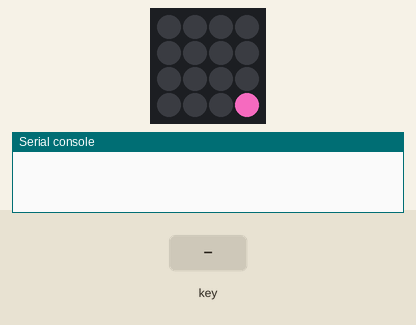
A program run on a simulated CircuitPython board. Shown: 4×4 RGB LED matrix, the last lines printed to the serial console. Inputs (shaded band) come from the test bench. Dim RGB values are drawn brighter than linear; MIDI messages are not drawn; random numbers come from a fixed seed.

Above: at 1.53 s.
2.9 s: key number 0 pressed for 0.2 s
At 3.0 s:
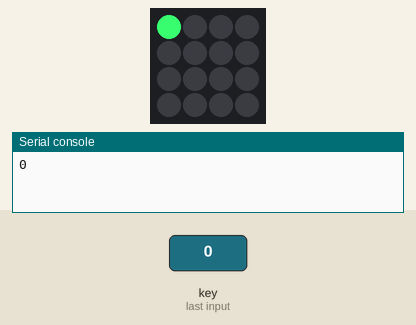
4.6 s: key number 2 pressed for 0.2 s
At 4.71 s:
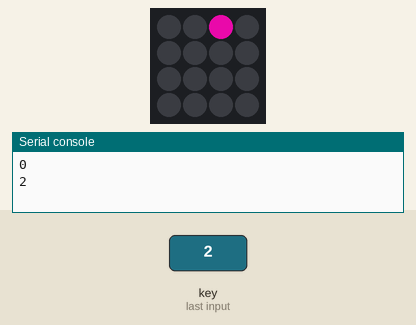
6.3 s: key number 4 pressed for 0.2 s
At 6.41 s:
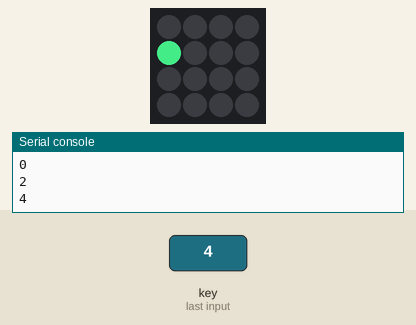
8.0 s: key number 6 pressed for 0.2 s
At 8.1 s:
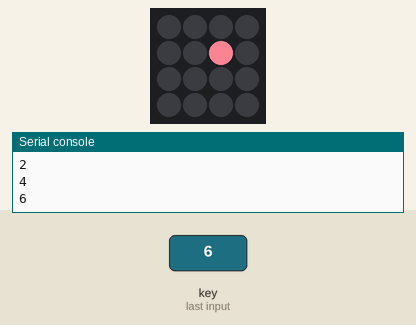
Timing chart, 0 to 10.7 s (numbered marks = the images above; inputs shaded):
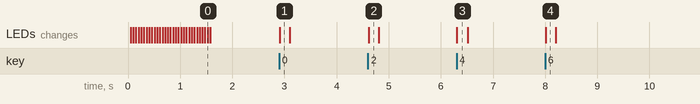

Measured:
- after the input at 2.9 s, the LEDs: change at once (image 1)
- after the input at 4.6 s, the LEDs: change at once (image 2)
- after the input at 6.3 s, the LEDs: change at once (image 3)
- after the input at 8.0 s, the LEDs: change at once (image 4)

The program:

code.py
```python
import time
import random
import usb_midi
import adafruit_midi
from adafruit_midi.control_change import ControlChange
from adafruit_midi.note_off import NoteOff
from adafruit_midi.note_on import NoteOn
from adafruit_midi.pitch_bend import PitchBend
from board import GP1, GP0
import busio
from adafruit_neotrellis.neotrellis import NeoTrellis

# create the i2c object for the trellis
i2c_bus = busio.I2C(GP1, GP0)

# create the trellis
trellis = NeoTrellis(i2c_bus)

# create midi usb interface
midi = adafruit_midi.MIDI(midi_out=usb_midi.ports[1], out_channel=0)

# mappings for button --> note on trellis
notes = [60, 61, 62, 63, 56, 57, 58, 59, 52, 53, 54, 55, 48, 49, 50, 51]

OFF = (0,0,0)

# this will be called when button events are received
def blink(event):
    # turn the LED on when a rising edge is detected
    if event.edge == NeoTrellis.EDGE_RISING:
        print(event.number)
        # send a MIDI note on command
        midi.send(NoteOn(notes[event.number], 120))
        trellis.pixels[event.number] = (random.randrange(0,255),random.randrange(0,255),random.randrange(0,255))
    # turn the LED off when a rising edge is detected
    elif event.edge == NeoTrellis.EDGE_FALLING:
        trellis.pixels[event.number] = OFF
        # send a MIDI note off command
        midi.send(NoteOff(notes[event.number], 120))


for i in range(16):
    # activate rising edge events on all keys
    trellis.activate_key(i, NeoTrellis.EDGE_RISING)
    # activate falling edge events on all keys
    trellis.activate_key(i, NeoTrellis.EDGE_FALLING)
    # set all keys to trigger the blink callback
    trellis.callbacks[i] = blink

    # cycle the LEDs on startup
    trellis.pixels[i] = (random.randrange(0, 255),random.randrange(0, 255),random.randrange(0, 255))
    time.sleep(0.05)

for i in range(16):
    trellis.pixels[i] = OFF
    time.sleep(0.05)

while True:
    # call the sync function call any triggered callbacks
    trellis.sync()
    # the trellis can only be read every 17 millisecons or so
    time.sleep(0.02)
```
